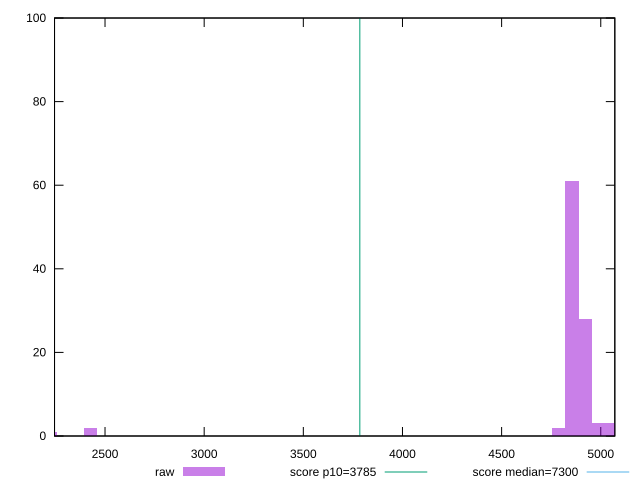

Write the gnuplot code that produced this figure.
reset

$raw <<EOF
4855.099965800956 61
4922.531909770413 28
4787.668021831498 2
2427.549982900478 2
5057.395797709329 3
2225.2541509921048 1
4989.963853739871 3
EOF

set key outside below
set boxwidth 67.43194396945772
set xrange [2245.366:5070.883449999998]
set yrange [0:100]
set trange [0:100]
set style fill transparent solid 0.5 noborder

set parametric
set terminal svg size 640, 490 enhanced background rgb 'white'
set output "report_00009_2021-02-08T22-37-41.559Z/interactive/samples/pages+cached+noadtech/raw/histogram.svg"

plot $raw title "raw" with boxes, \
     3785,t title "score p10=3785", \
     7300,t title "score median=7300"

reset
